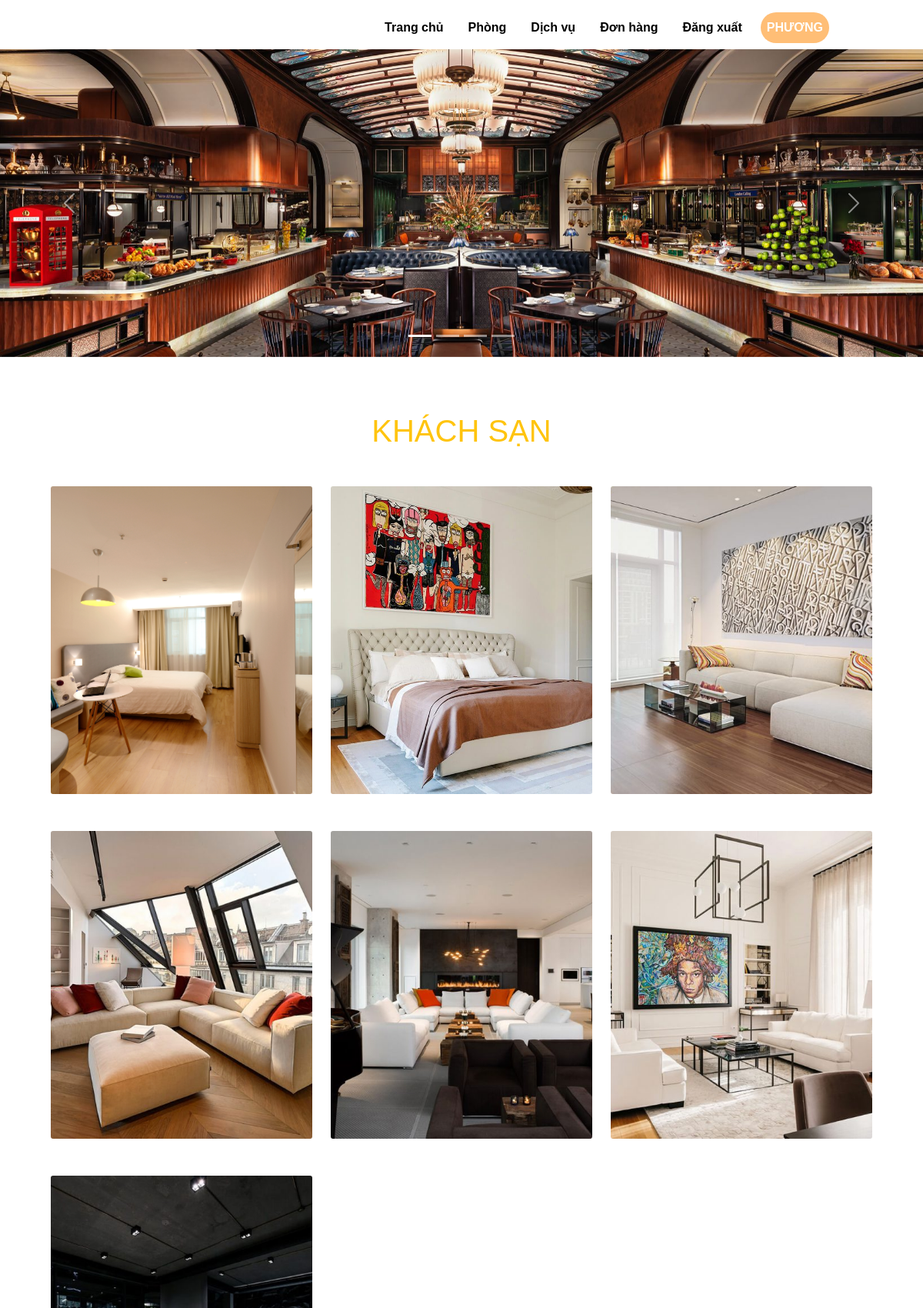
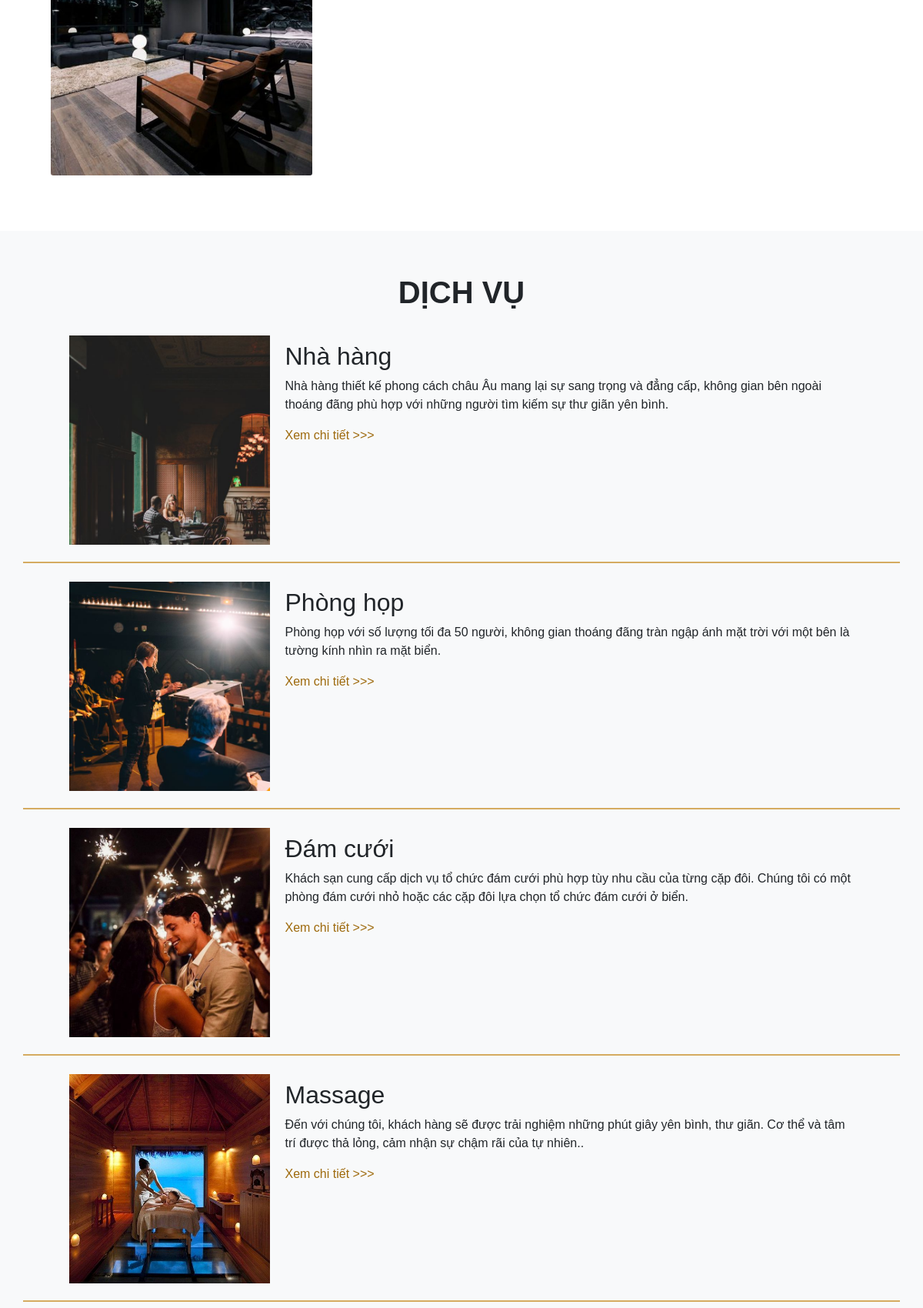
Page /src/hotel_booking/user/index.php (signed in, upper part) on the committed database (2 pictures, top to bottom).
### tables this page shows
CREATE TABLE `tb_rooms` (
  `room_id` int(10) UNSIGNED NOT NULL,
  `room_type` varchar(50) NOT NULL,
  `room_size` varchar(10) NOT NULL,
  `room_description` varchar(255) NOT NULL,
  `room_price` int(11) NOT NULL,
  `room_amount_people` int(10) NOT NULL,
  `room_image` varchar(255) NOT NULL,
  `room_image1` varchar(255) NOT NULL,
  `room_image2` varchar(255) NOT NULL,
  `room_image3` varchar(255) NOT NULL
);

CREATE TABLE `tb_services` (
  `ser_ID` int(10) UNSIGNED NOT NULL,
  `ser_name` varchar(50) NOT NULL,
  `ser_room_size` varchar(10) NOT NULL,
  `ser_description` varchar(255) NOT NULL,
  `ser_price` int(10) NOT NULL,
  `ser_image` varchar(255) NOT NULL
);

### src/hotel_booking/user/index.php (the view, shortened to what this page needs)
    <?php
            include ('header.php');
    ?>
<main>
    <div id="carouselExampleIndicators" class="carousel slide" data-bs-ride="carousel">
        <div class="carousel-indicators">
            <button type="button" data-bs-target="#carouselExampleIndicators" data-bs-slide-to="0" class="active" aria-current="true" aria-label="Slide 1"></button>
            <button type="button" data-bs-target="#carouselExampleIndicators" data-bs-slide-to="1" aria-label="Slide 2"></button>
            <button type="button" data-bs-target="#carouselExampleIndicators" data-bs-slide-to="2" aria-label="Slide 3"></button>
            <button type="button" data-bs-target="#carouselExampleIndicators" data-bs-slide-to="3" aria-label="Slide 4"></button>
        </div>
        <div class="carousel-inner">
            <div class="carousel-item active">
            <img src="../images/b.jpg" class="d-block w-100 h-100" alt="">
            </div>
        </div>
        <button class="carousel-control-prev" type="button" data-bs-target="#carouselExampleIndicators" data-bs-slide="prev">
            <span class="carousel-control-prev-icon" aria-hidden="true"></span>
        </button>
        <button class="carousel-control-next" type="button" data-bs-target="#carouselExampleIndicators" data-bs-slide="next">
            <span class="carousel-control-next-icon" aria-hidden="true"></span>
        </button>
        </div>
        <section class = "p-4 container">
            <div class = "text-uppercase fw-bold m-5" style = "color:#FFC40E">
                <h1><center>Khách sạn</center></h1>
            </div>
            <div class = "row row-cols-1 row-cols-md-3 p-0 m-0">
                <?php
                    include '../config.php';
                    $sql1 = "SELECT * FROM tb_rooms";
                    $result1 = mysqli_query($conn,$sql1);
                    if($result1 == true){
                        while($row1 = mysqli_fetch_assoc($result1)){
                            echo '<div class="col ui-card" style = "height:25rem !important; margin-bottom: 3rem;">';
                                echo '<img src="../images/'.$row1['room_image'].'" class="card-img h-100" alt="" style ="object-fit:cover">' ;
                                echo '<div class = "description">
                                        <h5 class="card-title text-uppercase fs-4 text-center">'.$row1['room_type'].'</h5>
                                        <p class = "p-3">'.$row1['room_description'].'</p>';
                                echo '</div>';
                            echo '</div>';
                    }}
                    ?>
            </div>
        </section>
    <section class = "bg-light py-5">
        <div class = "container py-2">
            <h1 class = "text-uppercase fw-bold"><center>Dịch vụ</center></h1>
                <?php
                    $sql = "SELECT * FROM tb_services";
                    $result = mysqli_query($conn,$sql);
                    if($result == true){
                        while($row = mysqli_fetch_assoc($result)){?>
                            <div class = "row justify-content-center py-4" style = "border-bottom: 2px solid #cc9635c7;height: 20rem;" data-aos = "fade-left" data-aos-duration= "1000" data-aos-delay = "200">
                                <div class = "col-3">
                                <?php
                                 if($row['ser_image'] == ""){
                                    echo "<div class='error'>Image not Available.</div>";
                                }else{
                                 echo '<img src="../images/'.$row['ser_image'].'" alt="" style = "height: 17rem !important;padding: 0px; width: 100%;object-fit: cover;">';
                                }?>
                            </div>
                            <div class = "col-8 p-2">
                                <div><h2><?php echo $row['ser_name'];?></h2></div>
                                <div class = "ser-des"><p><?php echo $row['ser_description']; ?></p></div>
                            <div>
                                <a href="service.php" class = "ord text-decoration-none" style = "color:#9E6A0D" >Xem chi tiết >>></a></div>
                            </div>
                        </div>
                    <?php
                    }}
                ?>
    </section>
</main>
        <?php
            include ('footer.php');
        ?>

### src/hotel_booking/css/style.css (style rules this page uses)
body { font-family: 'Roboto' , sans-serif; margin: 0; padding: 0; }

### src/hotel_booking/user/header.php (style rules this page uses)
body { font-family: arial; }

### src/hotel_booking/user/index.php (style rules this page uses)
.ui-card { position: relative; }
.ui-card img { transform: scale (1.3); transition: all 0.3s ease-out; }
.description { position: absolute; left: 0; bottom: 0; width: 100%; padding: 15px; text-align: center; font-size: 19px; }

### rows in the picture
tb_rooms: room_image (picture)
tb_rooms: room_image (picture)
tb_rooms: room_image (picture)
tb_rooms: room_image (picture)
tb_rooms: room_image (picture)
tb_rooms: room_image (picture)
tb_rooms: room_image (picture)
tb_services: ser_image (picture), ser_name "Nhà hàng", ser_description "Nhà hàng thiết kế phong cách châu Âu mang lại sự sang trọng và đẳng cấp, không gian bên ngoài thoáng đãng phù hợp với những người tìm kiếm sự thư giãn yên bình."
tb_services: ser_image (picture), ser_name "Phòng họp", ser_description "Phòng họp với số lượng tối đa 50 người, không gian thoáng đãng tràn ngập ánh mặt trời với một bên là tường kính nhìn ra mặt biển."
tb_services: ser_image (picture), ser_name "Đám cưới", ser_description "Khách sạn cung cấp dịch vụ tổ chức đám cưới phù hợp tùy nhu cầu của từng cặp đôi. Chúng tôi có một phòng đám cưới nhỏ hoặc các cặp đôi lựa chọn tổ chức đám cưới ở biển."
tb_services: ser_image (picture), ser_name "Massage", ser_description "Đến với chúng tôi, khách hàng sẽ được trải nghiệm những phút giây yên bình, thư giãn. Cơ thể và tâm trí được thả lỏng, cảm nhận sự chậm rãi của tự nhiên.."

### other values in the picture
$_SESSION['loginUserOK'] "PHƯƠNG"
